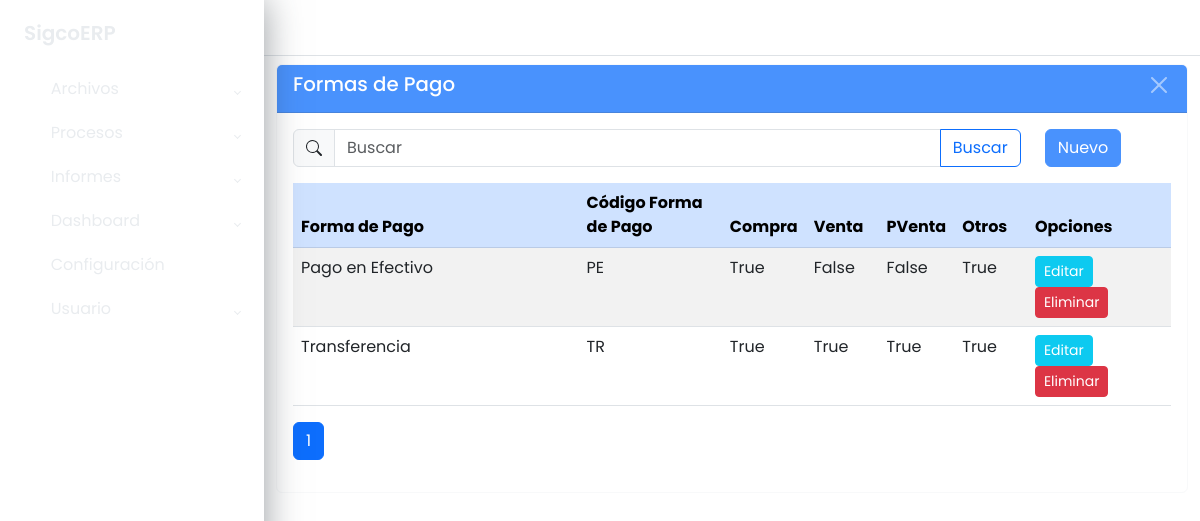
The app's page /maestros/forma_pago/listar/ with its own data.
### apps/maestros/models/models_base.py (models this page shows, shortened)
class FormaPago(ModeloBaseGenerico):
	id_forma_pago = models.AutoField(primary_key=True)
	nombre_forma_pago = models.CharField("Forma de Pago", max_length=20,
										 null=True, blank=True)
	codigo_forma_pago = models.CharField("Código Forma de Pago", max_length=2,
										 null=True, blank=True)
	compra = models.BooleanField("Compra", default=False)
	venta = models.BooleanField("Venta", default=False)
	pventa = models.BooleanField("PVenta", default=False)
	otros = models.BooleanField("Otros", default=False)
	class Meta:
		db_table = 'sgc_forma_pago'
		verbose_name = ('Forma de Pago')
		verbose_name_plural = ('Formas de Pago')
		ordering = ['nombre_forma_pago']

### apps/maestros/views/forma_pago_views.py (the view)
class FormaPagoListView(GenericListView):
	model = modelo
	context_object_name = 'datos'
	template_name = f"maestros/{url_list}.html"
	cadena_filtro = "Q(nombre_forma_pago__icontains=text) | \
					 Q(codigo_forma_pago__icontains=text)"
	extra_context = {
		"titulo": model._meta.verbose_name_plural,
		"url_inicio": url_home,
		"url_create": url_create,
		"url_update": url_update,
		"url_delete": url_delete
	}

### apps/maestros/views/cruds_views_generics.py (called while the page is built)
    def get_queryset(self):
        queryset = super().get_queryset()
        text = self.request.GET.get('buscar', '')
        if text and self.cadena_filtro:
            queryset = queryset.filter(eval(self.cadena_filtro))
        return queryset

    def get_context_data(self, **kwargs):
        context = super().get_context_data(**kwargs)
        context["buscar"] = self.request.GET.get('buscar', '')
        return context

### apps/maestros/templates/maestros/forma_pago_list.html (shortened to what this page needs)
{% extends 'base.html' %}
{% block main %}
	<div class="wrapper">
		{% block sidebar %}
			{% include 'sidebar.html' %}
		{% endblock sidebar %}
		{% block maincomponent %}
			<div class="main">
				{% block buttonsidebartoggle %}
					{% include 'buttonsidebartoggle.html' %}
				{% endblock buttonsidebartoggle %}
				{% block principalcomponent %}
					<div class="container-fluid">
						<div class="card border-light mb-3 mt-2">
							<div class="card-header text-white bg-primary opacity-75 d-flex
									justify-content-between">
								<h3>{{ titulo }}</h3>
								<button type="button" class="btn-close btn-close-white"
									aria-label="Close"
									onclick="window.location.href='{% url url_inicio %}'">
								</button>
							</div>
							<div class="card-body">
								<div class="row">
									<div class="col col-10">
										<form method="get">
											<div class="input-group flex-nowrap">
												<span class="input-group-text">
												</span>
												<input type="text" class="form-control" name="buscar"
													value="{{ buscar }}" placeholder="Buscar"
													autocomplete="off">
												<button class="btn btn-outline-primary">Buscar</button>
											</div>
										</form>
									</div>
									<div class="col col-2">
										<a href="{% url 'forma_pago_create' %}"
												class="btn btn-primary opacity-75">
											Nuevo
										</a>
									</div>
								</div>
								<div class="table-responsive mt-3">
									<table class="table table-striped">
										<thead class="table-primary">
											<tr>
												<th class="col-4">Forma de Pago</th>
												<th class="col-2">Código Forma de Pago</th>
												<th class="col-1">Compra</th>
												<th class="col-1">Venta</th>
												<th class="col-1">PVenta</th>
												<th class="col-1">Otros</th>
												<th class="col-2">Opciones</th>
											</tr>
										</thead>
										<tbody>
											{% for dato in datos %}
												<tr>
													<td>{{ dato.nombre_forma_pago }}</td>
													<td>{{ dato.codigo_forma_pago }}</td>
													<td>{{ dato.compra }}</td>
													<td>{{ dato.venta }}</td>
													<td>{{ dato.pventa }}</td>
													<td>{{ dato.otros }}</td>
													<td>
														<a href="{% url url_update dato.pk %}"
																class="btn btn-info text-white btn-sm">
															Editar
														</a>
														<a href="{% url url_delete dato.pk %}"
																class="btn btn-danger text-white btn-sm">
															Eliminar
														</a>
													</td>
												</tr>
											{% endfor %}
										</tbody>
									</table>
									{% block paginador %}
										{% include 'paginador.html' %}
									{% endblock %}
								</div>
							</div>
						</div>
					</div>
				{% endblock principalcomponent %}
			</div>
		{% endblock maincomponent %}
	</div>
{% endblock main %}

### static/css/style.css (style rules this page uses)
body { font-family: 'Poppins', sans-serif; margin: 0; background-image: url("../img/background-image.jpg"); background-repeat: no-repeat; background-position: center bottom; background-size: cover; }
h3 { font-size: 1.2375rem; color: #FFF; }
.wrapper { align-items: stretch; display: flex; width: 100%; }
.main { display: flex; flex-direction: column; min-height: 100vh; width: 100%; overflow: hidden; transition: all 0.35s ease-in-out; }

### records on screen
FormaPago: nombre_forma_pago "Pago en Efectivo", codigo_forma_pago "PE", compra "True", venta "False", pventa "False", otros "True"
FormaPago: nombre_forma_pago "Transferencia", codigo_forma_pago "TR", compra "True", venta "True", pventa "True", otros "True"

### other values on screen
{{ titulo }} "Formas de Pago"
{{ i }} "1"
